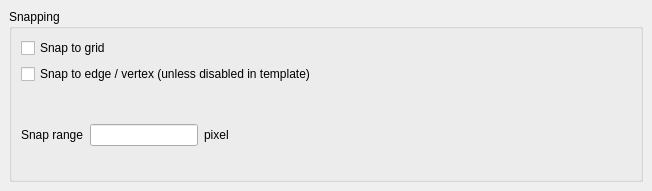
<ui version="4.0" >
 <class>RulerConfigPage</class>
 <widget class="QFrame" name="RulerConfigPage" >
  <property name="geometry" >
   <rect>
    <x>0</x>
    <y>0</y>
    <width>652</width>
    <height>191</height>
   </rect>
  </property>
  <property name="windowTitle" >
   <string>Settings</string>
  </property>
  <layout class="QVBoxLayout" >
   <property name="margin" >
    <number>9</number>
   </property>
   <property name="spacing" >
    <number>6</number>
   </property>
   <item>
    <widget class="QGroupBox" name="groupBox" >
     <property name="title" >
      <string>Snapping</string>
     </property>
     <layout class="QGridLayout" >
      <property name="margin" >
       <number>9</number>
      </property>
      <property name="spacing" >
       <number>6</number>
      </property>
      <item row="0" column="0" >
       <widget class="QCheckBox" name="ruler_grid_snap_cbx" >
        <property name="toolTip" >
         <string>If checked, all coordinates are snapped to the global grid</string>
        </property>
        <property name="text" >
         <string>Snap to grid</string>
        </property>
       </widget>
      </item>
      <item row="1" column="0" >
       <widget class="QCheckBox" name="ruler_obj_snap_cbx" >
        <property name="toolTip" >
         <string>If checked, all positions are snapped to edges and vertices in the vicinity unless this feature is disabled in the template</string>
        </property>
        <property name="text" >
         <string>Snap to edge / vertex (unless disabled in template)</string>
        </property>
       </widget>
      </item>
      <item row="3" column="0" >
       <widget class="QFrame" name="frame" >
        <property name="sizePolicy" >
         <sizepolicy>
          <hsizetype>5</hsizetype>
          <vsizetype>5</vsizetype>
          <horstretch>0</horstretch>
          <verstretch>0</verstretch>
         </sizepolicy>
        </property>
        <property name="frameShadow" >
         <enum>QFrame::Raised</enum>
        </property>
        <layout class="QHBoxLayout" >
         <property name="margin" >
          <number>0</number>
         </property>
         <property name="spacing" >
          <number>6</number>
         </property>
         <item>
          <widget class="QLabel" name="textLabel1_2" >
           <property name="text" >
            <string>Snap range</string>
           </property>
          </widget>
         </item>
         <item>
          <widget class="QLineEdit" name="ruler_snap_range_edit" >
           <property name="sizePolicy" >
            <sizepolicy>
             <hsizetype>5</hsizetype>
             <vsizetype>0</vsizetype>
             <horstretch>0</horstretch>
             <verstretch>0</verstretch>
            </sizepolicy>
           </property>
           <property name="minimumSize" >
            <size>
             <width>0</width>
             <height>0</height>
            </size>
           </property>
           <property name="toolTip" >
            <string>The range around the current cursor location which is searched for edges or vertices to snap to</string>
           </property>
          </widget>
         </item>
         <item>
          <widget class="QLabel" name="textLabel2" >
           <property name="sizePolicy" >
            <sizepolicy>
             <hsizetype>5</hsizetype>
             <vsizetype>5</vsizetype>
             <horstretch>0</horstretch>
             <verstretch>0</verstretch>
            </sizepolicy>
           </property>
           <property name="text" >
            <string>pixel</string>
           </property>
          </widget>
         </item>
         <item>
          <spacer>
           <property name="orientation" >
            <enum>Qt::Horizontal</enum>
           </property>
           <property name="sizeType" >
            <enum>QSizePolicy::Expanding</enum>
           </property>
           <property name="sizeHint" >
            <size>
             <width>111</width>
             <height>21</height>
            </size>
           </property>
          </spacer>
         </item>
        </layout>
       </widget>
      </item>
      <item row="2" column="0" >
       <spacer>
        <property name="orientation" >
         <enum>Qt::Vertical</enum>
        </property>
        <property name="sizeType" >
         <enum>QSizePolicy::Fixed</enum>
        </property>
        <property name="sizeHint" >
         <size>
          <width>597</width>
          <height>10</height>
         </size>
        </property>
       </spacer>
      </item>
     </layout>
    </widget>
   </item>
  </layout>
 </widget>
 <layoutdefault spacing="6" margin="11" />
 <resources>
  <include location="layResources.qrc" />
 </resources>
 <connections/>
</ui>
